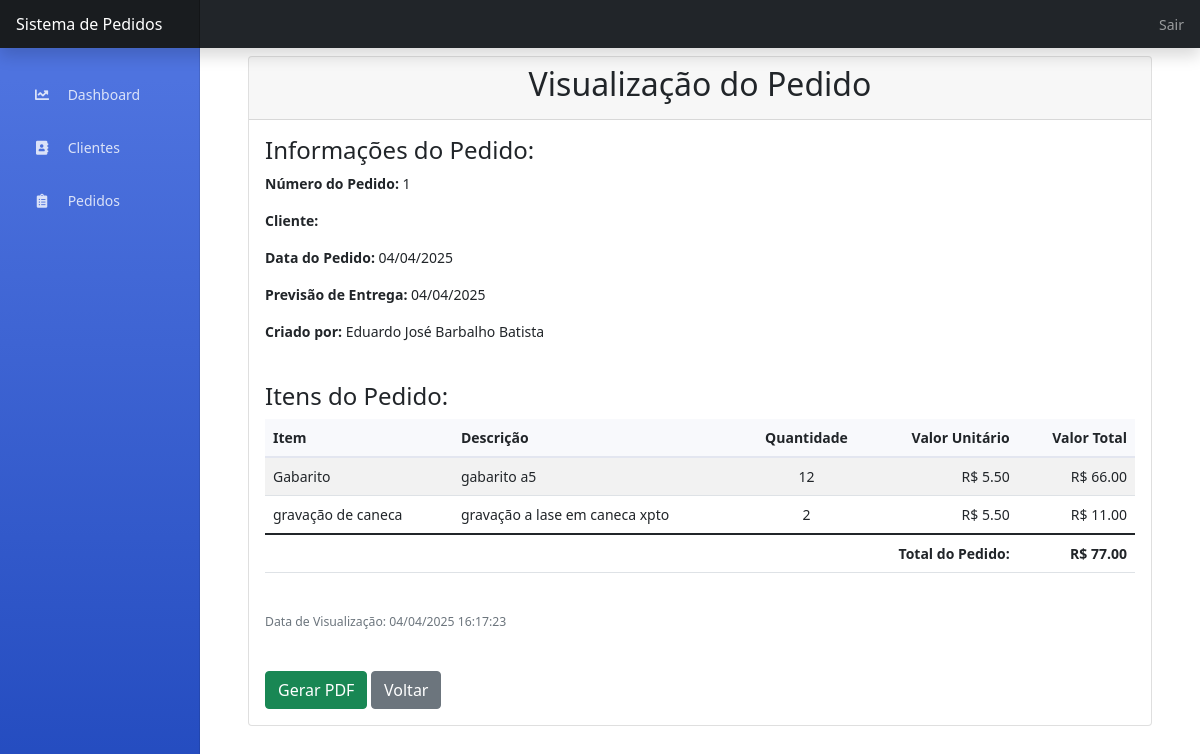
The app's page /pedido/visualizar/1 (signed in) with its own data.
### app.py (models this page shows, shortened)
class Pedido(db.Model):
    id = db.Column(db.Integer, primary_key=True)
    numero = db.Column(db.String(20), unique=True, nullable=False)
    cliente_id = db.Column(db.Integer, db.ForeignKey('cliente.id'), nullable=False)
    data_pedido = db.Column(db.DateTime, nullable=False, default=datetime.utcnow)
    data_previsao_entrega = db.Column(db.DateTime)
    status = db.Column(db.String(20), default='Em Aberto')  # Em Aberto, Em Produção, Entregue, Cancelado
    valor_total = db.Column(db.Float, nullable=False, default=0)
    usuario_id = db.Column(db.Integer, db.ForeignKey('usuario.id'), nullable=False)
    observacoes = db.Column(db.Text)
    itens = db.relationship('ItemPedido', backref='pedido', lazy=True, cascade='all, delete-orphan')

class Usuario(UserMixin, db.Model):
    id = db.Column(db.Integer, primary_key=True)
    nome = db.Column(db.String(100), nullable=False)
    email = db.Column(db.String(120), unique=True, nullable=False)
    senha = db.Column(db.String(200), nullable=False)
    tipo = db.Column(db.String(20), nullable=False)  # 'admin' ou 'operacional'
    ativo = db.Column(db.Boolean, default=True)
    pedidos = db.relationship('Pedido', backref='usuario', lazy=True)

class ItemPedido(db.Model):
    id = db.Column(db.Integer, primary_key=True)
    pedido_id = db.Column(db.Integer, db.ForeignKey('pedido.id'), nullable=False)
    item = db.Column(db.String(100), nullable=False)
    descricao = db.Column(db.Text)
    quantidade = db.Column(db.Integer, nullable=False)
    valor_unitario = db.Column(db.Float, nullable=False)
    @property
    def valor_total(self):
        return self.quantidade * self.valor_unitario

### app.py (the view)
@app.route('/pedido/visualizar/<int:id>')
@login_required
def visualizar_pedido(id):
    pedido = Pedido.query.get_or_404(id)
    if pedido.usuario_id != current_user.id:
        flash('Você não tem permissão para visualizar este pedido!')
        return redirect(url_for('lista_pedidos'))
    return render_template('visualizar_pedido.html', pedido=pedido, datetime=datetime)

### app.py (called while the page is built)
@login_manager.user_loader
def load_user(user_id):
    return Usuario.query.get(int(user_id))

### templates/visualizar_pedido.html
{% extends "base.html" %}
{% block content %}
<div class="container">
    <div class="card">
        <div class="card-header">
            <h2 class="text-center">Visualização do Pedido</h2>
        </div>
        <div class="card-body">
            <div class="row mb-4">
                <div class="col-md-6">
                    <h4>Informações do Pedido:</h4>
                    <p><strong>Número do Pedido:</strong> {{ pedido.id }}</p>
                    <p><strong>Cliente:</strong> {{ pedido.nome_cliente }}</p>
                    <p><strong>Data do Pedido:</strong> {{ pedido.data_pedido.strftime('%d/%m/%Y') }}</p>
                    {% if pedido.data_previsao_entrega %}
                    <p><strong>Previsão de Entrega:</strong> {{ pedido.data_previsao_entrega.strftime('%d/%m/%Y') }}</p>
                    {% endif %}
                    <p><strong>Criado por:</strong> {{ pedido.usuario.nome }}</p>
                </div>
            </div>
            <div class="row mb-4">
                <div class="col-12">
                    <h4>Itens do Pedido:</h4>
                    <div class="table-responsive">
                        <table class="table table-striped">
                            <thead>
                                <tr>
                                    <th>Item</th>
                                    <th>Descrição</th>
                                    <th class="text-center">Quantidade</th>
                                    <th class="text-end">Valor Unitário</th>
                                    <th class="text-end">Valor Total</th>
                                </tr>
                            </thead>
                            <tbody>
                                {% for item in pedido.itens %}
                                <tr>
                                    <td>{{ item.item }}</td>
                                    <td>{{ item.descricao }}</td>
                                    <td class="text-center">{{ item.quantidade }}</td>
                                    <td class="text-end">R$ {{ "%.2f"|format(item.valor_unitario) }}</td>
                                    <td class="text-end">R$ {{ "%.2f"|format(item.valor_total) }}</td>
                                </tr>
                                {% endfor %}
                            </tbody>
                            <tfoot>
                                <tr>
                                    <td colspan="4" class="text-end"><strong>Total do Pedido:</strong></td>
                                    <td class="text-end"><strong>R$ {{ "%.2f"|format(pedido.valor_total) }}</strong></td>
                                </tr>
                            </tfoot>
                        </table>
                    </div>
                </div>
            </div>
            <div class="row">
                <div class="col-12">
                    <p class="text-muted small">Data de Visualização: {{ datetime.now().strftime('%d/%m/%Y %H:%M:%S') }}</p>
                </div>
            </div>
            <div class="row mt-4">
                <div class="col-12">
                    <a href="{{ url_for('exportar_pdf', id=pedido.id) }}" class="btn btn-success">Gerar PDF</a>
                    <a href="{{ url_for('lista_pedidos') }}" class="btn btn-secondary">Voltar</a>
                </div>
            </div>
        </div>
    </div>
</div>
{% endblock %}

### templates/base.html (style rules this page uses)
body { font-size: .875rem; }
.table th { background-color: #f8f9fc; border-bottom: 2px solid #e3e6f0; }

### records on screen
Pedido: id "1", data_pedido "04/04/2025", data_previsao_entrega "04/04/2025", valor_total "77.00"
Usuario: usuario.nome "Eduardo José Barbalho Batista"
ItemPedido: item "Gabarito", descricao "gabarito a5", quantidade "12", valor_unitario "5.50", valor_total "66.00"
ItemPedido: item "gravação de caneca", descricao "gravação a lase em caneca xpto", quantidade "2", valor_unitario "5.50", valor_total "11.00"
